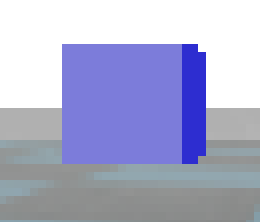
#> input picture img/Captura2.PNG, 130 x 111 px, found by its file name (shown 2 times larger)
$ python analytics.py
#> lines starting #> are read from the running program, lines starting #| are printed output that depends on the picture; after the words box and inside, x2 and y2 are one past the last pixel; in counts of white or black regions, pixels touching at a corner belong together; long printed decimals are rounded
#%%
import numpy as np
import pandas as pd
import matplotlib.pyplot as plt
import cv2
from skimage.transform import hough_line, hough_line_peaks
from matplotlib import cm

img = cv2.imread('img/captura2.PNG')
#> img is the input picture: shape (111, 130, 3); mean B, G, R 206.4, 174.7, 172.5
img_rgb = cv2.cvtColor(img, cv2.COLOR_BGR2RGB)


plt.title('Blue Cube Channels Histogram')
R_hst = cv2.calcHist([img_rgb], [0], None, [256], [0, 255])
#> R_hst = 256 values, max 3600 at index 124, min 0 at index 0, mean 37.88
G_hst = cv2.calcHist([img_rgb], [1], None, [256], [0, 255])
#> G_hst has the same summary as R_hst
B_hst = cv2.calcHist([img_rgb], [2], None, [256], [0, 255])
#> B_hst = 256 values, max 3600 at index 218, min 0 at index 0, mean 37.88
plt.plot(R_hst, c='red', label='R Channel')
plt.plot(G_hst, c='green', label='G Channel')
plt.plot(B_hst, c='blue', label='B Channel')
plt.ylabel('frecuency')
plt.xlabel('intensity')
plt.legend()
plt.show()
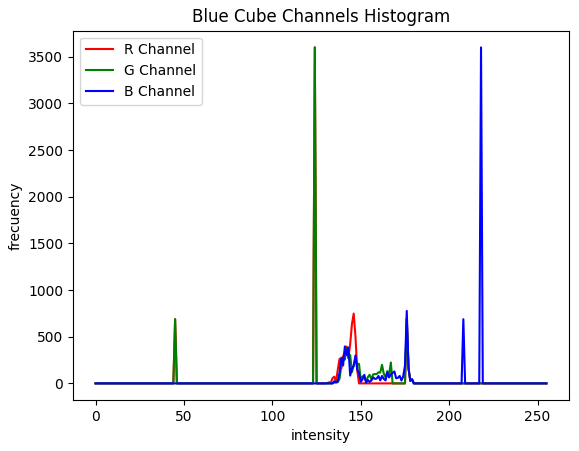
#> figure drawn by matplotlib, 1 panel; curve peaks at x = 124, y = 3600; curve peaks at x = 124, y = 3600; curve peaks at x = 218, y = 3600
# %%
plt.imshow(img_rgb[30:50, 40:100])
plt.show()
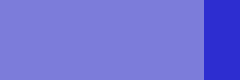
#> shown: shape (20, 60, 3) (shown 4 times larger); mean R, G, B 112.2, 112.2, 216.5
# %%

sect = img_rgb[30:50, 40:100]
B_hst = cv2.calcHist([sect], [2], None, [256], [0, 255])
#> B_hst = 256 values, max 1020 at index 218, min 0 at index 0, mean 4.69
plt.plot(B_hst, c='blue')
plt.show()
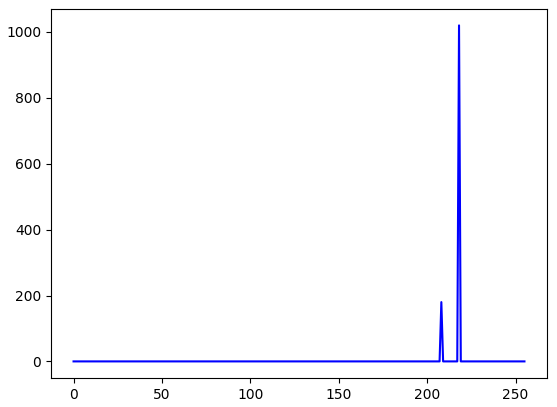
#> figure drawn by matplotlib, 1 panel; curve peaks at x = 218, y = 1020

# %%
plt.imshow(img_rgb)
plt.show()
# %%
# threshold: select range of color blue (~207)
img_proc = np.where((img_rgb[:, :, 2] > 205) & (img_rgb[:, :, 2] < 220), img_rgb[:, :, 2], 0)
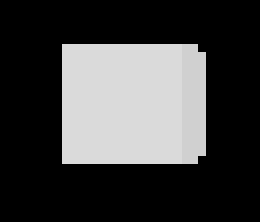
#> img_proc: shape (111, 130) (shown 2 times larger); min 0, max 218, mean 64.3

plt.imshow(img_proc, cmap='gray')
plt.show()
# %%
# border of object
R = cv2.Canny(img_proc, threshold1=205, threshold2=220)
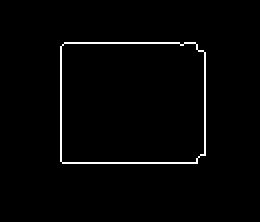
#> R: shape (111, 130) (shown 2 times larger); 1.8% white in thin lines or dots, all inside (x1, y1, x2, y2) = (30, 21, 103, 82)

plt.imshow(R, cmap='gray')
plt.show()
# %%
# hough lines
angulos = np.linspace(-np.pi/2, np.pi/2, 360)
h, theta, d = hough_line(R, theta=angulos)
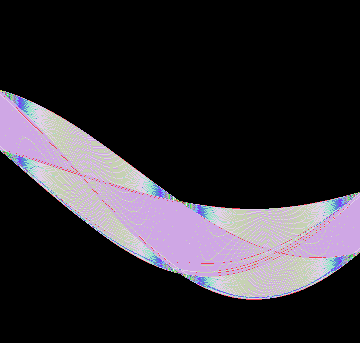
#> h: shape (343, 360) uint64; 49 distinct labels, from 0 to 68; one colour per label, 0 black
#> theta = 360 values from -1.57 to 1.57; d = 343 values from -171 to 171

# Mapa de acumulación
fig = plt.figure(figsize=(10, 10))
plt.subplot(111)
plt.imshow(np.log(1 + h),
             extent=[np.rad2deg(theta[-1]), np.rad2deg(theta[0]), d[-1], d[0]],
             cmap=cm.hot,aspect=1/15)

# %%
valores_maximos= hough_line_peaks(h, theta, d)
#> valores_maximos = ([68, 64, 58, 52], [1.57, 1.57, 0.00438, 0.00438], [81, 21, 30, 102])
print(valores_maximos)
#| (array([68, 64, 58, 52], dtype=uint64), array([1.571, 1.571, 0.004375, 0.004375]), array([ 81.,  21.,  30., 102.]))
# %%
img_proc[20:40, 20:40] # 0 or original values
# %%
R[20:40, 20:40] # 0 or 255
# %%
# ret, thresh1 = cv2.threshold(img_proc, 120, 255, cv2.THRESH_BINARY)
# ret, thresh2 = cv2.threshold(R, 120, 255, cv2.THRESH_BINARY)
#%%
img_crcl = cv2.imread('img/captura3.png')
#> (the run stopped early here; a loop or call above may not have finished)
